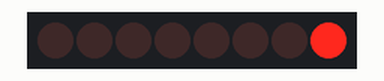
Recording of a sketch running on a simulated Arduino Uno, built with avr-gcc and run on an emulated ATmega328P. Parts: 8 shift-register outputs drawn as a row of LEDs (first output left, lit = HIGH). Wiring (inferred from the names in the program): shift register (74HC595): data pin 12; shift clock pin 9; latch pin 11. Wiring (inferred from the signals the program sends): row of LEDs: on Q0, Q1, Q2, Q3, Q4, Q5, Q6, Q7.

Above: at 0.6 s.
At 5.1 s:
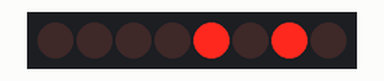
At 10.1 s:
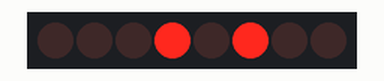
At 20.1 s:
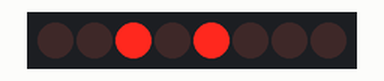
At 30.1 s:
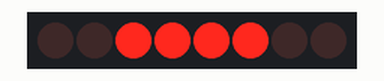
At 39.75 s:
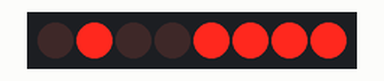
Timing chart, 0 to 40.0 s (numbered marks = the images above):
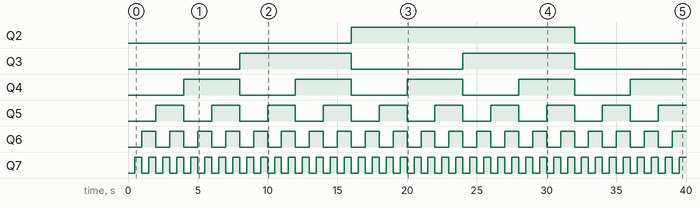

Measured:
- by itself, Q2: LOW → HIGH at 16.0 s, → LOW 16.0 s later
- by itself, Q3: alternates HIGH for 8.0 s and LOW for 8.0 s
- by itself, Q4: alternates HIGH for 4.0 s and LOW for 4.0 s
- by itself, Q5: alternates HIGH for 2.0 s and LOW for 2.0 s
- by itself, Q6: alternates HIGH for 1.0 s and LOW for 1.0 s
- by itself, Q7: alternates HIGH for 0.50 s and LOW for 0.50 s

The sketch:

arduino_project_binary_count_with_74HC595.ino
```cpp
int latchPin = 11;
int clockPin = 9;
int dataPin = 12;
byte count = 0x00;
int dt = 500;

void setup(){

  Serial.begin(9600);
  pinMode(latchPin, OUTPUT);
  pinMode(dataPin, OUTPUT);
  pinMode(clockPin, OUTPUT);

}


void loop(){

  digitalWrite(latchPin, LOW);
  shiftOut(dataPin, clockPin, LSBFIRST, count);
  digitalWrite(latchPin, HIGH);
  count++;
  delay(dt);

}
```
